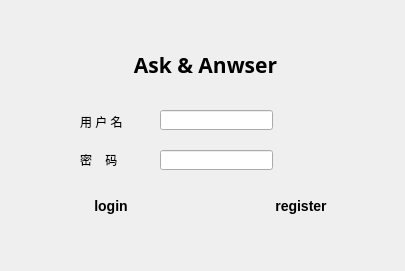
<?xml version="1.0" encoding="UTF-8"?>
<ui version="4.0">
 <class>login</class>
 <widget class="QDialog" name="login">
  <property name="geometry">
   <rect>
    <x>0</x>
    <y>0</y>
    <width>405</width>
    <height>271</height>
   </rect>
  </property>
  <property name="windowTitle">
   <string>Dialog</string>
  </property>
  <property name="styleSheet">
   <string notr="true">QDialog
{
	border-image:url(:/img/img/0008020203180562_b.png)
}</string>
  </property>
  <widget class="QPushButton" name="LoginButtion">
   <property name="geometry">
    <rect>
     <x>20</x>
     <y>190</y>
     <width>182</width>
     <height>31</height>
    </rect>
   </property>
   <property name="styleSheet">
    <string notr="true">border-style:outset;
font:bold 14px;
min-width:10em;
padding:6px;
</string>
   </property>
   <property name="text">
    <string>login</string>
   </property>
  </widget>
  <widget class="QLineEdit" name="NameText">
   <property name="geometry">
    <rect>
     <x>160</x>
     <y>110</y>
     <width>113</width>
     <height>20</height>
    </rect>
   </property>
   <property name="text">
    <string/>
   </property>
  </widget>
  <widget class="QLabel" name="label_2">
   <property name="geometry">
    <rect>
     <x>80</x>
     <y>150</y>
     <width>54</width>
     <height>20</height>
    </rect>
   </property>
   <property name="text">
    <string>密    码</string>
   </property>
  </widget>
  <widget class="QLabel" name="label">
   <property name="geometry">
    <rect>
     <x>80</x>
     <y>111</y>
     <width>54</width>
     <height>21</height>
    </rect>
   </property>
   <property name="text">
    <string>用 户 名</string>
   </property>
  </widget>
  <widget class="QLineEdit" name="PasswordText">
   <property name="geometry">
    <rect>
     <x>160</x>
     <y>150</y>
     <width>113</width>
     <height>20</height>
    </rect>
   </property>
  </widget>
  <widget class="QLabel" name="label_3">
   <property name="geometry">
    <rect>
     <x>90</x>
     <y>50</y>
     <width>231</width>
     <height>31</height>
    </rect>
   </property>
   <property name="font">
    <font>
     <family>AcadEref</family>
     <pointsize>16</pointsize>
     <weight>75</weight>
     <bold>true</bold>
    </font>
   </property>
   <property name="text">
    <string>&lt;html&gt;&lt;head/&gt;&lt;body&gt;&lt;p&gt;Ask &amp;amp; Anwser&lt;/p&gt;&lt;/body&gt;&lt;/html&gt;</string>
   </property>
   <property name="textFormat">
    <enum>Qt::AutoText</enum>
   </property>
   <property name="alignment">
    <set>Qt::AlignCenter</set>
   </property>
   <property name="margin">
    <number>0</number>
   </property>
   <property name="indent">
    <number>-1</number>
   </property>
  </widget>
  <widget class="QPushButton" name="RegisterButton">
   <property name="geometry">
    <rect>
     <x>210</x>
     <y>190</y>
     <width>182</width>
     <height>31</height>
    </rect>
   </property>
   <property name="styleSheet">
    <string notr="true">border-style:outset;
font:bold 14px;
min-width:10em;
padding:6px;</string>
   </property>
   <property name="text">
    <string>register</string>
   </property>
  </widget>
 </widget>
 <resources/>
 <connections/>
</ui>
